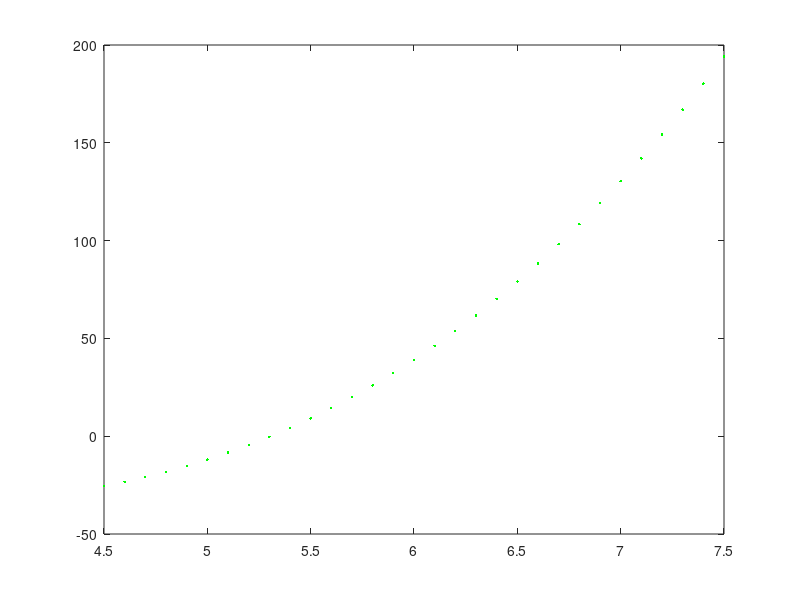

Write MATLAB code to recreate this figure.
clc
clear all

d=18;c=4.16;alpha=0.101;
A=-20;B=25;rd=0.75;
kBT=(0.9911+0.9935+0.9960)/3;
rho=4.5:0.1:7.5;
pmdpd=@(rho)2*alpha*B*(rd^4)*(rho.^3)+...
            (alpha*A-2*alpha*B*(rd^4)*c)*(rho.^2)...
            +kBT*rho;%+2*alpha*B*(rd^4)*d;
MdpdP=pmdpd(rho);
figure
plot(rho,MdpdP,'g.')
hold on
% % fitP= 0.9991*(rho.^3.085)-2145;
% fitP= 0.00153*(rho.^5.748)-50.06;
% plot(rho,fitP,'r-.')

% %%
% r=3.53
% NP=848;
% rho=3*NP/(4*pi*r^3)

